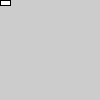
Frame 1 (no input)
Frame 60 (the mouse pressed at the canvas centre just before this capture): identical to frame 1, image omitted
Frame 120 (the mouse held since frame 60 and released just before this capture): identical to frame 1, image omitted

The Processing sketch that drew this single still picture (run headless with seeded random() and noise(); from frame 60 on, the mouse is pressed at the canvas centre):

// Processing sketch: processing_17688
// ── processing_17688.pde

int x, y, l, h;

void setup()
{
  x = 0;
  y = 0;
  l = 10;
  h = 5;
}

void draw()
{
  rect(x, y, x + l, y + h);
  
  // When a key is pressed, change the positions
  if (keyPressed)
  {
    if (key == CODED)
    {
      if (keyCode == DOWN) {
        y++;
      }
    }
  }
}
